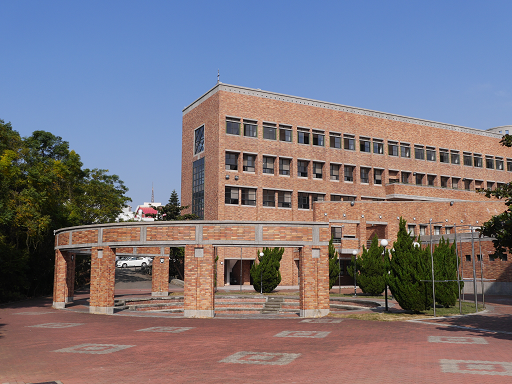
#> input picture img/im1.tif, 512 x 384 px, found by its file name
$ python prob3.py
#> lines starting #> are read from the running program, lines starting #| are printed output that depends on the picture
import cv2
import numpy as np
import matplotlib.pyplot as plt
from scipy.signal import wiener


def add_gauss_prime(image: np.ndarray, mean = 0, var = 0.05):

    image_norm = image.astype('float') / 255.0
    sigma: float =  var ** 0.5

    noise: np.ndarray = np.random.normal(mean, sigma, image.shape)

    noise_image: np.ndarray = image_norm + noise
    noise_image = np.clip(noise_image, 0, 1)

    noise_image = (noise_image * 255).astype('uint8')

    return noise_image

def main():
    image = cv2.imread('./img/im1.tif')
#> image is the input picture: shape (384, 512, 3); mean B, G, R 126.2, 117.5, 124.5

    if image is None:
        raise 'image is None'

    f = cv2.cvtColor(image, cv2.COLOR_BGR2GRAY)
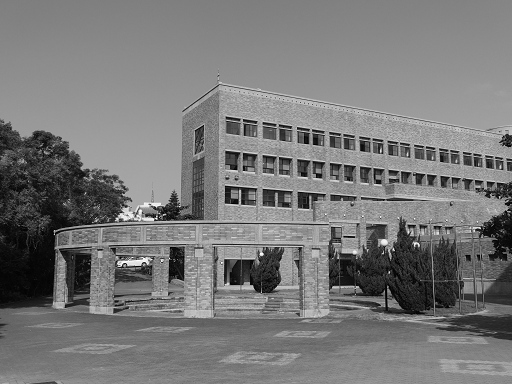
#> f: shape (384, 512); min 0, max 255, mean 120.6

    gauss_prime_image = add_gauss_prime(f)
#> in add_gauss_prime, `noise_image: np.ndarray = image_norm + noise`:
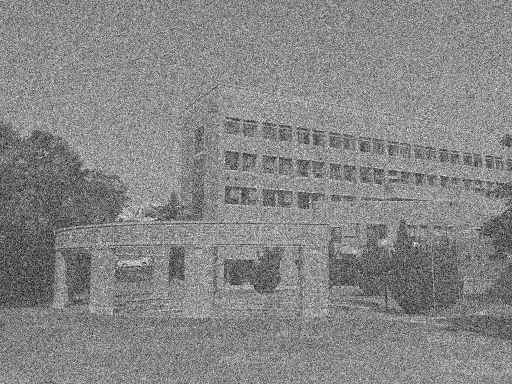
#> noise_image: shape (384, 512) float64; min -0.746, max 1.57, mean 0.474; drawn with min black and max white
#> in add_gauss_prime, `noise_image = np.clip(noise_image, 0, 1)`:
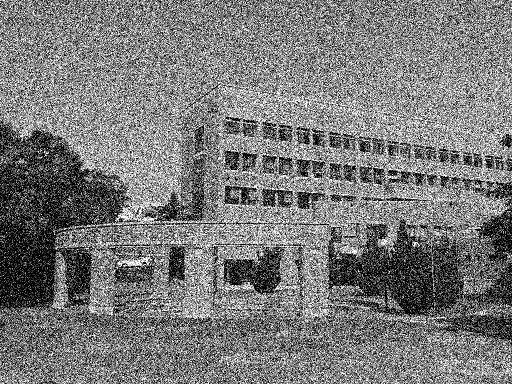
#> noise_image: shape (384, 512) float64; min 0, max 1, mean 0.479

    avg_filter_img = cv2.blur(gauss_prime_image, (5, 5))
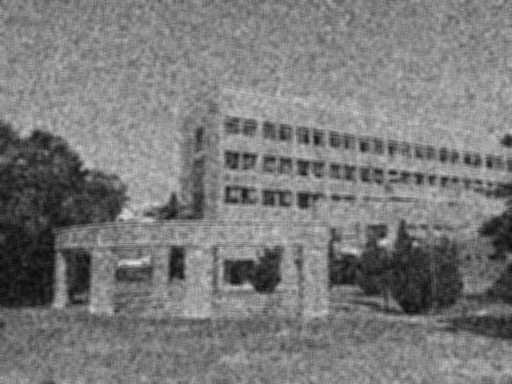
#> avg_filter_img: shape (384, 512); min 8, max 226, mean 121.6

    accumulator = np.zeros_like(f, dtype=np.float64)

    for _ in range(100):
        noise_sample = add_gauss_prime(f)
        accumulator += noise_sample
#> this loop made 100 passes
#> pass 1, in add_gauss_prime (call 2), `noise_image: np.ndarray = image_norm + noise`:
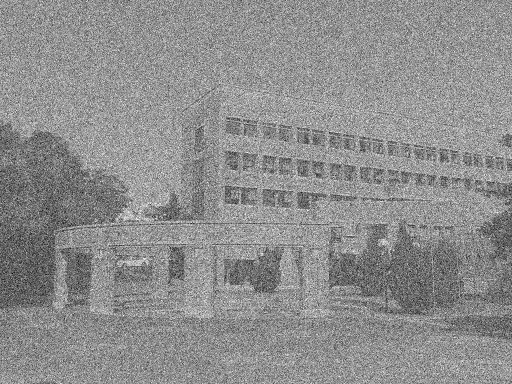
#> noise_image: shape (384, 512) float64; min -0.879, max 1.54, mean 0.473; drawn with min black and max white
#> pass 1, in add_gauss_prime (call 2), `noise_image = np.clip(noise_image, 0, 1)`:
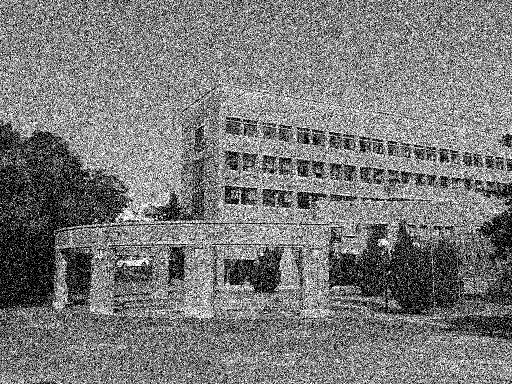
#> noise_image: shape (384, 512) float64; min 0, max 1, mean 0.478

    img_average = (accumulator / 100).astype('uint8')

    img_wiener: np.ndarray = wiener(gauss_prime_image.astype('float64'), mysize=(5, 5))
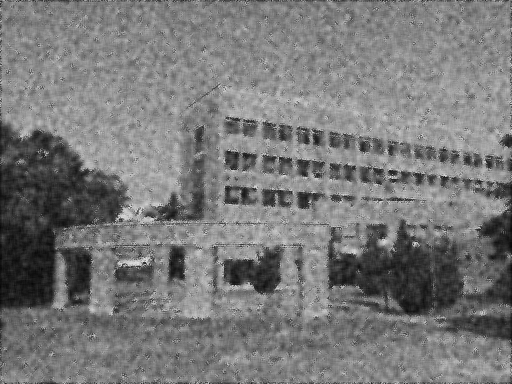
#> img_wiener: shape (384, 512) float64; min 6.64, max 228.8, mean 121.2
    img_wiener = img_wiener.astype('uint8')

    plt.figure(figsize=(16, 6))

    plt.subplot(1, 4, 1)
    plt.imshow(f, cmap='gray')

    plt.subplot(1, 4, 2)
    plt.imshow(avg_filter_img, cmap='gray')

    plt.subplot(1, 4, 3)
    plt.imshow(img_average, cmap='gray')

    plt.subplot(1, 4, 4)
    plt.imshow(img_wiener, cmap='gray')

    plt.tight_layout()
    plt.show()
main()

$ run again, with img/engineer.tif copied over img/im1.tif
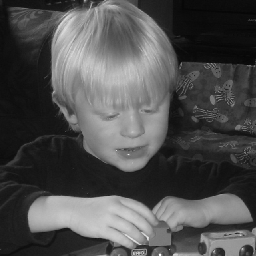
#> input picture img/engineer.tif, 256 x 256 px, found by its file name
#> in main, image is the input picture: shape (256, 256, 3); min 6, max 252, mean 78.5
#> the loop in main, `for _ in range(100):` made 100 passes
#> pass 1, in add_gauss_prime (call 2), `noise_image = np.clip(noise_image, 0, 1)`:
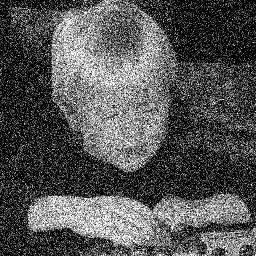
#> noise_image: shape (256, 256) float64; min 0, max 1, mean 0.334
#> in main, `img_wiener: np.ndarray = wiener(gauss_prime_image.astype('float64'), m..`:
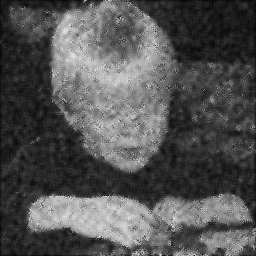
#> img_wiener: shape (256, 256) float64; min 6.24, max 230.1, mean 83.7

$ run again, with img/img1.tif copied over img/im1.tif
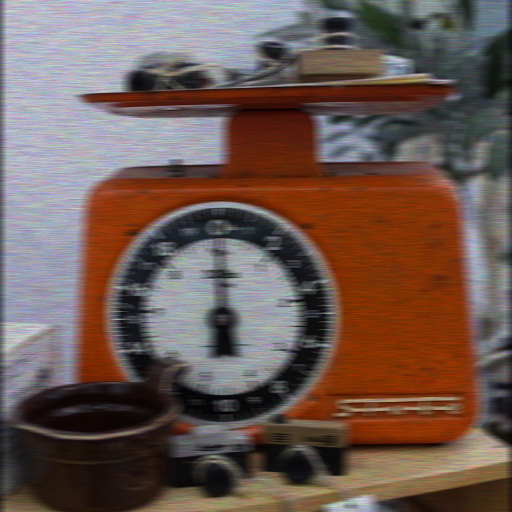
#> input picture img/img1.tif, 512 x 512 px, found by its file name
#> in main, image is the input picture: shape (512, 512, 3); mean B, G, R 83, 89.9, 110
#> after the loop in main, `for _ in range(100):`:
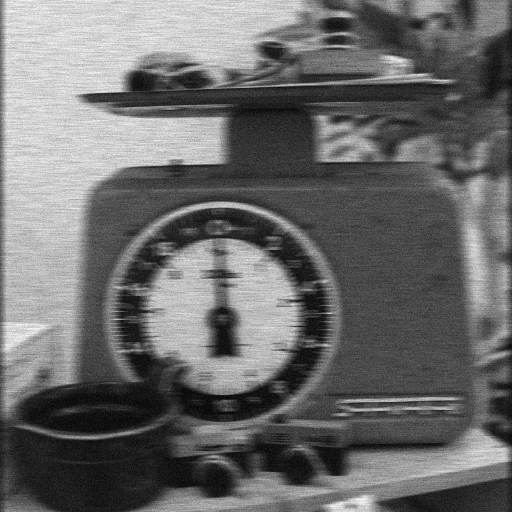
#> accumulator: shape (512, 512) float64; min 1381, max 21188, mean 9784.1; drawn with min black and max white
